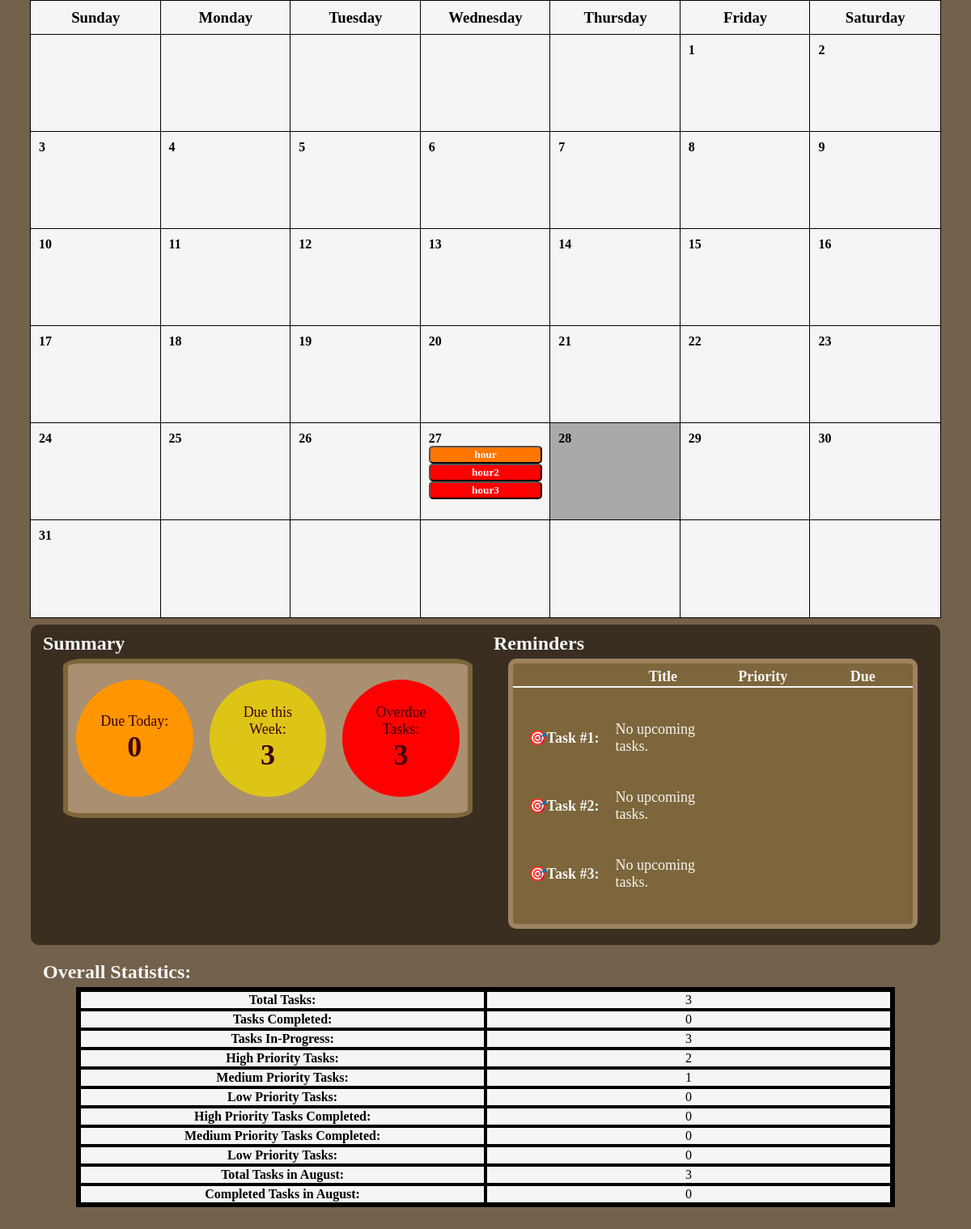
The page /home (signed in, lower part) on the database as committed earlier.
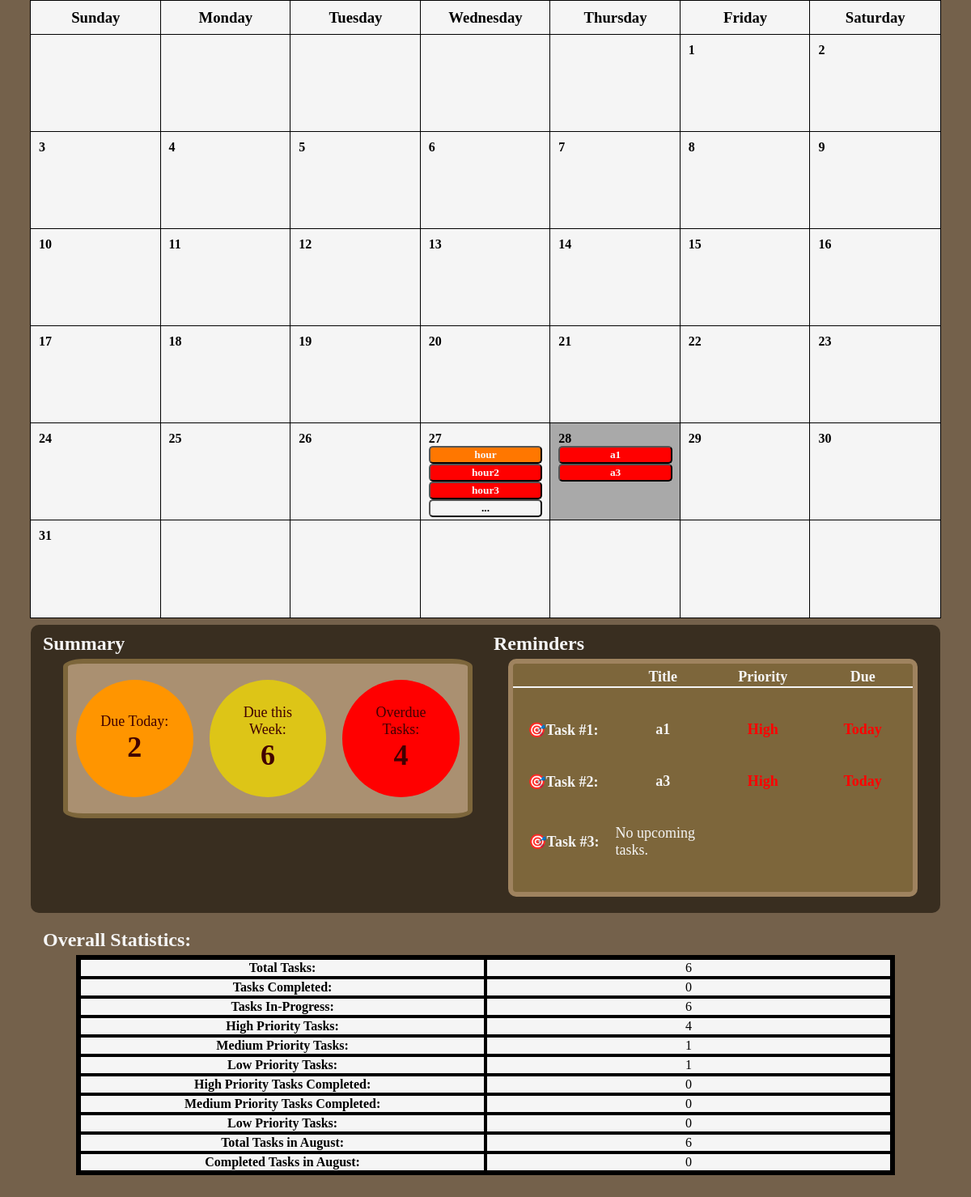
The same page on the database as committed later.
### app.py (models this page shows)
class Task(db.Model):
    id = db.Column(db.Integer, primary_key=True)
    title = db.Column(db.String(128), nullable=False)
    description = db.Column(db.Text, nullable=True)
    priority = db.Column(db.String(50), nullable=False)
    deadline = db.Column(db.DateTime, nullable=True)
    status = db.Column(db.String(50), nullable=False, default='In-Progress')
    set_today_reminder = db.Column(db.Boolean, nullable=False, default=True)
    set_tomorrow_reminder = db.Column(db.Boolean, nullable=False, default=True)
    user_id = db.Column(db.Integer, db.ForeignKey('user.id'), nullable=False)
    user = db.relationship('User', backref=db.backref('tasks', lazy=True))

### app.py (the view)
@app.route('/home')
def home():
    if 'user_id' not in session:
        flash('Please log in first.')
        return redirect(url_for('login'))  # Redirect to login if not logged in
    user_id = session['user_id'] # Grab the current logged-in user's ID from the session
    user = User.query.get(user_id)  # Used user_id to get the user object from database
    today = datetime.today()
    month = request.args.get('month', default=today.month, type=int)
    year = request.args.get('year', default=today.year, type=int)
    cal = calendar.Calendar(firstweekday=6)  # Create a calendar instance with weeks starting on Sunday (0=Monday, 6=Sunday)
    month_days = cal.monthdayscalendar(year, month) # month_days is a 2D array list where rows are weeks and columns are days
    month_name = calendar.month_name[month] # Gets month as a string
    tasks_list = Task.query.filter( # MUST use .filter() for extract
        extract('month', Task.deadline) == month, # extracts the task that matches the variables month and year
        extract('year',Task.deadline) == year
    ).all() # Within Task database, filter all task with the same month and year and put it into list
    tasks_count = Task.query.filter_by(user_id=user_id).count()
    tasks_complete_count = Task.query.filter(
        Task.user_id == user_id,
        Task.status == 'Complete'
    ).count()
    high_tasks = Task.query.filter(
        Task.user_id == user_id,
        Task.priority == 'High'
    ).count()
    medium_tasks = Task.query.filter(
        Task.user_id == user_id,
        Task.priority == 'Medium'
    ).count()
    low_tasks = Task.query.filter(
        Task.user_id == user_id,
        Task.priority == 'Low'
    ).count()
    high_tasks_completed = Task.query.filter(
        Task.user_id == user_id,
        Task.priority == 'High',
        Task.status == 'Complete'
    ).count()
    medium_tasks_completed = Task.query.filter(
        Task.user_id == user_id,
        Task.priority == 'Medium',
        Task.status == 'Complete'
    ).count()
    low_tasks_completed = Task.query.filter(
        Task.user_id == user_id,
        Task.priority == 'Low',
        Task.status == 'Complete'
    ).count()
    tasks_in_month = Task.query.filter(
        Task.user_id == user_id,
        extract('month', Task.deadline) == month # extracts the month from deadline
    ).count()
    completed_tasks_in_month = Task.query.filter(
        Task.user_id == user_id,
        Task.status == 'Complete',
        extract('month', Task.deadline) == month # extracts the month from deadline, checks if task's month equals today's month
    ).count()
    tasks_due_today = Task.query.filter(
        Task.user_id == user_id,
        Task.status == 'In-Progress',
        extract('month', Task.deadline) == today.month,
        extract('day', Task.deadline) == today.day,
        extract('year', Task.deadline) == today.year
    ).count()
    today = datetime.today().date() # force today to be a date object without time
    start_of_week = today - timedelta(days=today.weekday())        # Monday - today.weekday() calculates days passed since Mon. and subtracts by current day
    end_of_week = start_of_week + timedelta(days=6)                # Sunday - Adds 6 days to start of week
    tasks_due_week = Task.query.filter(
        Task.user_id == user_id,
        Task.status == 'In-Progress',
        func.date(Task.deadline) >= start_of_week, # func.date() gets the date portion and compares it tp the start_of_week date object
        func.date(Task.deadline) <= end_of_week,
        extract('year', Task.deadline) == today.year
    ).all()
    tasks_overdue = Task.query.filter(
        Task.user_id == user_id,
        Task.status == 'In-Progress',
        extract('month', Task.deadline) == today.month,
        extract('day', Task.deadline) < today.day,
        extract('year', Task.deadline) == today.year
    ).count()
    reminderTasks = reminderTasksList()
    return render_template('home.html', user=user, month=month, year=year, month_name=month_name, month_days=month_days,
        today=today, tasks_list=tasks_list, tasks_count=tasks_count, tasks_complete_count=tasks_complete_count, high_tasks=high_tasks,
        medium_tasks=medium_tasks, low_tasks=low_tasks, high_tasks_completed=high_tasks_completed, medium_tasks_completed=medium_tasks_completed,
        low_tasks_completed=low_tasks_completed, tasks_in_month=tasks_in_month, completed_tasks_in_month=completed_tasks_in_month,
        tasks_due_today=tasks_due_today, tasks_due_week=tasks_due_week, tasks_overdue=tasks_overdue, reminderTasks=reminderTasks, timedelta=timedelta)

### app.py (called while the page is built)
def reminderTasksList():
    user_id = session.get('user_id')
    today = date.today()
    top3 = [] # Holds a list of the top 3 tasks due
    allTasks = Task.query.filter_by(user_id=user_id).order_by(Task.deadline.asc()).all() # Filters tasks by user's id in database, and sort by deadline (earliest to latest)
    for task in allTasks:
        if len(top3) < 3:
            if task.status == 'In-Progress' and task.deadline.date() >= today:
                top3.append(task)
        else:
            break
    return top3

### templates/home.html (shortened to what the changed rows need)
{% extends "base.html" %}
{% block content %}
  <div class="dashboard">
    <section class="calendar-section">
        <div class="calendar-content">
            <div class="calendar-days">
                {% for week in month_days %}
                    {% for day in week %}
                        {% if day == 0 %}
                            <div class="calendar-day empty"></div>
                        {% else %}
                            <div class="calendar-day {% if day == today.day and month == today.month and year == today.year %}today{% endif %}">
                                <p class="day-number">
                                    {{ day }}
                                </p>
                                <div class="day-tasks">
                                    {% set ns = namespace(count=3, show_more=false) %}
                                    {% for task in tasks_list %}
                                        {% if task.deadline.day == day %}
                                            {% if ns.count > 0 %}
                                                {% set ns.count = ns.count - 1 %}
                                                {% set ns.show_more = true %}
                                                <button type="button" class="cal-task {{ task.priority | lower }}" onclick="openTaskPopup(this, 'task-info-popup')"
                                                    task-id="{{ task.id }}"
                                                    task-title="{{ task.title }}"
                                                    task-description="{{ task.description }}"
                                                    task-priority="{{ task.priority }}"
                                                    task-deadline="{{ task.deadline.strftime('%B %d, %Y @ %I:%M %p') }}"
                                                >
                                                    {{ task.title }}
                                                </button>
                                            {% elif ns.show_more == true %}
                                                {% set ns.show_more = false %}
                                                <a href="{{ url_for('view_more_tasks', deadline=task.deadline.strftime('%Y-%m-%d'))}}">
                                                    <button type="button" class="more-button"> ... </button>
                                                </a>
                                            {% endif %}
                                        {% endif %}
                                    {% endfor %}
                                </div>
                            </div>
                        {% endif %}
                    {% endfor %}
                {% endfor %}
            </div>
        </div>
    </section>
    <div class="sumrem-section">
        <section class="summary-section">
            <h2 style="margin:0; margin-bottom: 5px; color: whitesmoke; margin-left: 15px;">Summary</h2>
            <div class="summary-box">
                <div class="summary-content">
                    <div class="due-today">
                        <div class="text">
                            <p>Due Today:</p>
                            <h4>{{ tasks_due_today }}</h4>
                        </div>
                    </div>
                    <div class="due-week">
                        <div class="text">
                            <p>Due this Week:</p>
                            <h4>{{ tasks_due_week | length }}</h4>
                        </div>
                    </div>
                    <div class="overdue-tasks">
                        <div class="text">
                            <p>Overdue Tasks:</p>
                            <h4>{{ tasks_overdue }}</h4>
                        </div>
                    </div>
                </div>
            </div>
        </section>
        <section class="reminders-section">
            <h2 style="margin:0; margin-bottom: 5px; color: whitesmoke; margin-left: 10px;">Reminders</h2>
            <div class="reminder-box">
                <table class="reminder-table">
                    <tr class="reminder-header">
                        <th></th>
                        <th>Title</th>
                        <th>Priority</th>
                        <th>Due</th>
                    </tr>
                    <tr class="task1">
                        <th>🎯Task #1:</th>
                        {% if reminderTasks|length > 0 %}
                            <td>
                                <a href="{{ url_for('view_more_tasks', deadline=reminderTasks[0].deadline.strftime('%Y-%m-%d'))}}" class="reminder-task">
                                    {{ reminderTasks[0].title }}
                                </a>
                            </td>
                            <td class="reminder-priority {{ reminderTasks[0].priority | lower }}">{{ reminderTasks[0].priority}}</td>
                            {% if reminderTasks[0].deadline.date() == today %}
                                <td class="deadlime-today" style="color: rgb(255, 0, 0); font-weight: bold;">Today</td>
                            {% elif reminderTasks[0].deadline.date() == today + timedelta(days=1) %}
                                <td class="deadlime-tommorow" style="color: rgb(255, 119, 0); font-weight: bold;">Tommorow</td>
                            {% else %}
                                <td class="deadline-later" style="color: rgb(255, 217, 27); font-weight: bold;">in {{ (reminderTasks[0].deadline.date() - today).days }} days</td>
                            {% endif %}
                        {% else %}
                            <td colspan="3" class="no-upcoming">No upcoming tasks.</td>
                        {% endif %}
                    </tr>
                    <tr class="task2">
                        <th>🎯Task #2:</th>
                        {% if reminderTasks|length > 1 %}
                            <td>
                                <a href="{{ url_for('view_more_tasks', deadline=reminderTasks[1].deadline.strftime('%Y-%m-%d'))}}" class="reminder-task">
                                    {{ reminderTasks[1].title }}
                                </a>
                            </td>
                            <td class="reminder-priority {{ reminderTasks[1].priority | lower }}">{{ reminderTasks[1].priority}}</td>
                            {% if reminderTasks[1].deadline.date() == today %}
                                <td class="deadline-today" style="color: rgb(255, 0, 0); font-weight: bold;">Today</td>
                            {% else %}
                                <td class="deadline-later" style="color: rgb(255, 217, 27); font-weight: bold;">in {{ (reminderTasks[1].deadline.date() - today).days }} days</td>
                            {% endif %}
                        {% else %}
                            <td colspan="3" class="no-upcoming">No upcoming tasks.</td>
                        {% endif %}
                    </tr>
                    <tr class="task3">
                        <th>🎯Task #3:</th>
                    </tr>
                </table>
            </div>
        </section>
    </div>
    <section class="stats-section">
        <h2 class="stats-title" style="margin:0; margin-bottom: 5px; color: whitesmoke; margin-left: 15px; font-family: Bahnschrift SemiBold;">Overall Statistics:</h2>
        <div class="stats-box">
            <table class="stats-table">
                <tr class="total-tasks">
                    <th>Total Tasks:</th>
                    <td>{{ tasks_count }}</td>
                </tr>
                <tr class="complete-tasks">
                    <th>Tasks Completed:</th>
                </tr>
                <tr class="in-progress-tasks">
                    <th>Tasks In-Progress:</th>
                    <td>{{ tasks_count - tasks_complete_count }}</td>
                </tr>
                <tr class="high-priority-tasks">
                    <th>High Priority Tasks:</th>
                    <td>{{ high_tasks }}</td>
                </tr>
                <tr class="medium-priority-tasks">
                    <th>Medium Priority Tasks:</th>
                </tr>
                 <tr class="low-priority-tasks">
                    <th>Low Priority Tasks:</th>
                    <td>{{ low_tasks }}</td>
                </tr>
                  <tr class="high-priority-tasks-completed">
                    <th>High Priority Tasks Completed:</th>
                </tr>
                <tr class="medium-priority-tasks-completed">
                    <th>Medium Priority Tasks Completed:</th>
                </tr>
                <tr class="low-priority-tasks-completed">
                    <th>Low Priority Tasks:</th>
                </tr>
                <tr class="tasks-month">
                    <th>Total Tasks in {{ month_name }}:</th>
                    <td>{{ tasks_in_month }}</td>
                </tr>
                <tr class="tasks-completed-month">
                    <th>Completed Tasks in {{ month_name }}:</th>
                </tr>
            </table>
        </div>
    </section>
  </div>
{% endblock %}

Rows that differ between the two databases and show on the page:
added Task: title "a1", priority "High", shown under "28"
added Task: title "a3", priority "High", shown under "28"
Other text that changed with them:
{{ tasks_due_today }}: "0" → "2"
{{ tasks_due_week | length }}: "3" → "6"
{{ tasks_overdue }}: "3" → "4"
{{ tasks_count }}: "3" → "6"
{{ tasks_count - tasks_complete_count }}: "3" → "6"
{{ high_tasks }}: "2" → "4"
{{ low_tasks }}: "0" → "1"
{{ tasks_in_month }}: "3" → "6"
text no longer shown: "No upcoming tasks. No upcoming tasks."
text now shown: "Today Today"
